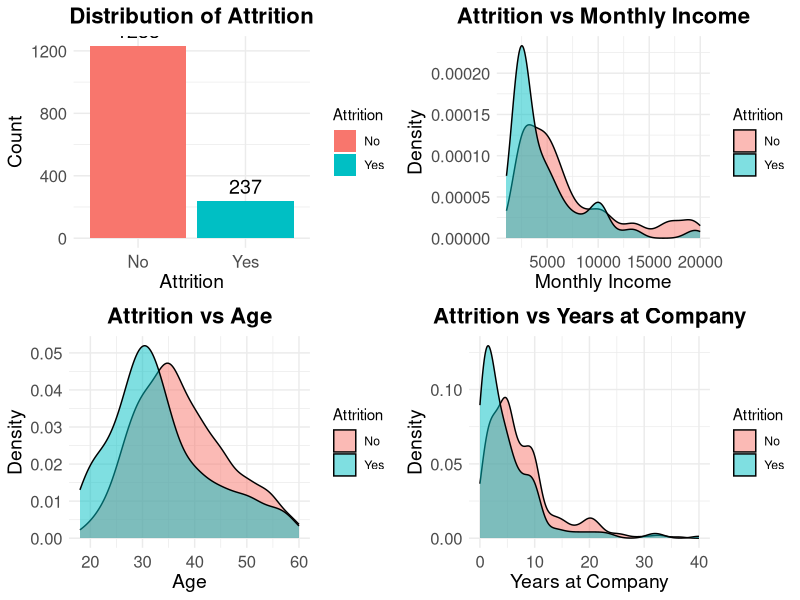

Write R code to recreate this figure.
# Read the CSV file
data <- read.csv("data/WA_Fn-UseC_-HR-Employee-Attrition.csv")

# Select variables related to attrition
selected_vars <- data[c("Attrition", "Age", "JobSatisfaction", "MonthlyIncome", "YearsAtCompany")]

# Load necessary libraries
library(ggplot2)
library(dplyr)
library(cowplot)

# Convert Attrition to a factor variable
selected_vars$Attrition <- as.factor(selected_vars$Attrition)

# 1. Distribution of Attrition
# This plot shows the overall distribution of attrition within the organization.
# It helps us understand the proportion of employees who have left the organization (Attrition = Yes)
# versus those who have stayed (Attrition = No).
attrition_plot <- ggplot(selected_vars, aes(x = Attrition, fill = Attrition)) + 
  geom_bar() + 
  ggtitle("Distribution of Attrition") +
  theme_minimal() +
  theme(plot.title = element_text(hjust = 0.5, size = 16, face = "bold"),
        axis.title.x = element_text(size = 14),
        axis.title.y = element_text(size = 14),
        axis.text = element_text(size = 12)) +
  geom_text(stat='count', aes(label=..count..), vjust=-0.5, size=5) +
  labs(x = "Attrition", y = "Count")

# 2. Attrition vs Monthly Income
# This plot examines the relationship between attrition and monthly income.
# By visualizing the density of monthly income for both groups (Attrition = Yes and No),
# we can identify if income levels play a role in employee turnover.
# Interestingly, we observe that in the income range of 15000-17500, there are no attritions,
# but attritions appear again in the range of 17500-20000. This is an intriguing observation.
attrition_monthly_income_plot <- ggplot(selected_vars, aes(x = MonthlyIncome, fill = Attrition)) + 
  geom_density(alpha = 0.5) + 
  ggtitle("Attrition vs Monthly Income") +
  theme_minimal() +
  theme(plot.title = element_text(hjust = 0.5, size = 16, face = "bold"),
        axis.title.x = element_text(size = 14),
        axis.title.y = element_text(size = 14),
        axis.text = element_text(size = 12)) +
  labs(x = "Monthly Income", y = "Density")

# 3. Attrition vs Age
# This plot explores the relationship between attrition and the age of employees.
# By visualizing the density of age for both groups (Attrition = Yes and No),
# we can determine if certain age groups are more prone to leaving the organization.
attrition_age_plot <- ggplot(selected_vars, aes(x = Age, fill = Attrition)) + 
  geom_density(alpha = 0.5) + 
  ggtitle("Attrition vs Age") +
  theme_minimal() +
  theme(plot.title = element_text(hjust = 0.5, size = 16, face = "bold"),
        axis.title.x = element_text(size = 14),
        axis.title.y = element_text(size = 14),
        axis.text = element_text(size = 12)) +
  labs(x = "Age", y = "Density")

# 4. Attrition vs Years at Company
# This plot investigates the relationship between attrition and the number of years an employee
# has been with the company. By visualizing the density of years at the company for both groups
# (Attrition = Yes and No), we can see if tenure influences employee attrition.
attrition_years_at_company_plot <- ggplot(selected_vars, aes(x = YearsAtCompany, fill = Attrition)) + 
  geom_density(alpha = 0.5) + 
  ggtitle("Attrition vs Years at Company") +
  theme_minimal() +
  theme(plot.title = element_text(hjust = 0.5, size = 16, face = "bold"),
        axis.title.x = element_text(size = 14),
        axis.title.y = element_text(size = 14),
        axis.text = element_text(size = 12)) +
  labs(x = "Years at Company", y = "Density")

# Combine all plots into one grid
# This combined plot grid provides a comprehensive view of the factors related to employee attrition.
# By examining these plots together, we can gain insights into how different variables such as
# monthly income, age, and years at the company contribute to attrition.
plot_grid(attrition_plot, attrition_monthly_income_plot, attrition_age_plot, attrition_years_at_company_plot, ncol = 2)
